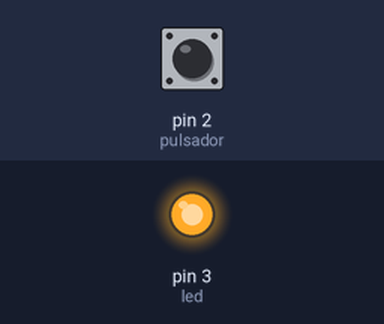
The sketch below on a simulated Arduino Uno, built with avr-gcc and run on an emulated ATmega328P. Parts: output pins drawn as LEDs (lit = HIGH). The test bench sets the inputs (shaded band); at power-on: pin 2 (pulsador) HIGH.

Above: at 1.2 s.
1.3 s: pin 2 (pulsador) pulled LOW for 0.15 s
At 2.6 s:
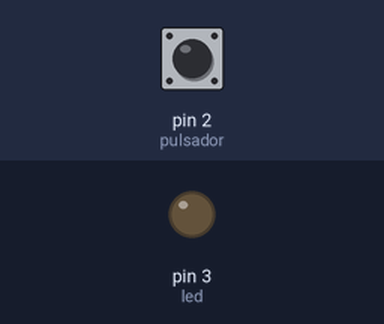
2.9 s: pin 2 (pulsador) pulled LOW for 1 s
At 5.0 s:
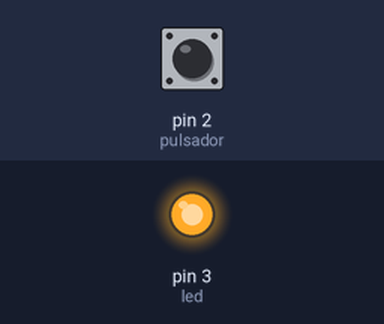
5.4 s: pin 2 (pulsador) pulled LOW for 3.2 s
At 9.8 s:
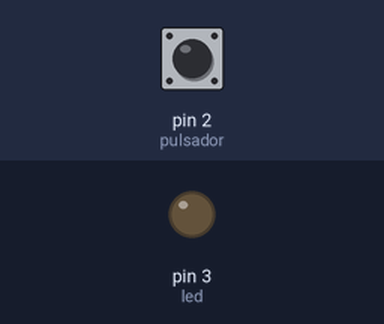
Timing chart, 0 to 11.3 s (numbered marks = the images above; inputs shaded):
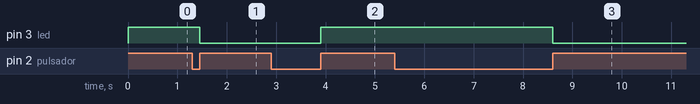

The sketch:

code.ino
```cpp
int pulsador = 2; // Pin del pulsador
int led = 3; // Pin del LED
int estado = LOW;

void setup() {
  pinMode(pulsador, INPUT); // Configurar el pin del pulsador como entrada
  pinMode(led, OUTPUT); // Configurar el pin del LED como salida
}

void loop() {
  	while (digitalRead(pulsador)== LOW){} // Si se presiona el pulsador
  	estado = digitalRead(led);
    digitalWrite(led, !estado); // Enciende el LED
    while (digitalRead(pulsador)== HIGH){}
  	estado = digitalRead(led);
  	digitalWrite(led, estado); // Apagar el LED

}
```

Measured:
- after the input at 1.3 s, pin 3 (led): HIGH → LOW after 0.15 s
- after the input at 2.9 s, pin 3 (led): LOW → HIGH after 1.0 s
- after the input at 5.4 s, pin 3 (led): HIGH → LOW after 3.2 s
